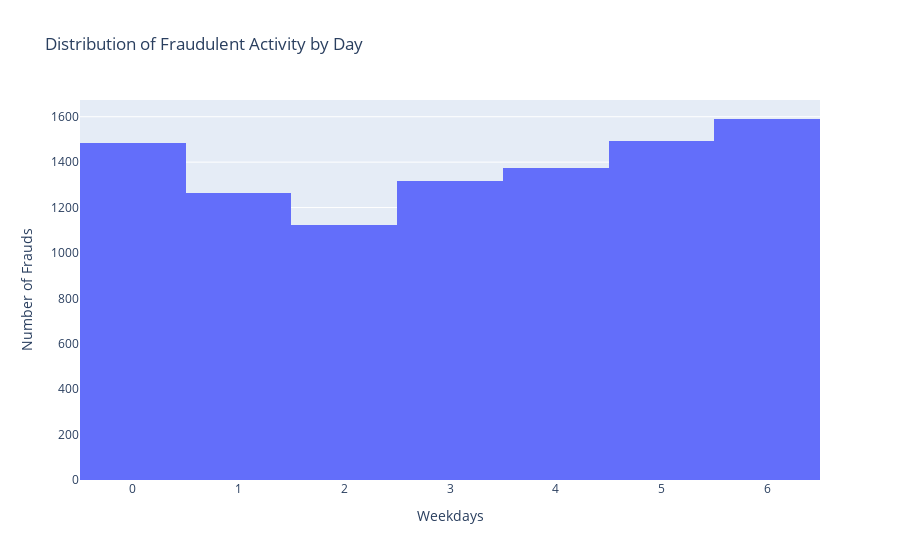

Notebook cell for this chart:
### Markdown cell above
# Distribution of Fraudulent Activity by Weekday

### Code cell
fig = px.histogram(fraud_data, x='day', title='Distribution of Fraudulent Activity by Day',
                      labels={'day': 'Weekday', 'count': 'Number of Frauds'}, nbins=7)
fig.update_layout(xaxis_title='Weekdays', yaxis_title='Number of Frauds')
fig.show()

### Figure 1 — Plotly figure (JSON) as saved in the notebook; plotly's stock layout.template omitted (floating-point values rounded to 4 significant figures; data arrays with more than 128 entries replaced by an {"elided": "..."} marker saying what was removed)
{"data": [{"alignmentgroup": "True", "bingroup": "x", "hovertemplate": "Weekday=%{x}<br>count=%{y}<extra></extra>", "legendgroup": "", "marker": {"color": "#636efa", "pattern": {"shape": ""}}, "name": "", "nbinsx": 7, "offsetgroup": "", "orientation": "v", "showlegend": false, "type": "histogram", "x": {"elided": "9651 int values"}, "xaxis": "x", "yaxis": "y"}], "layout": {"barmode": "relative", "legend": {"tracegroupgap": 0}, "title": {"text": "Distribution of Fraudulent Activity by Day"}, "xaxis": {"anchor": "y", "domain": [0, 1], "title": {"text": "Weekdays"}}, "yaxis": {"anchor": "x", "domain": [0, 1], "title": {"text": "Number of Frauds"}}}}
